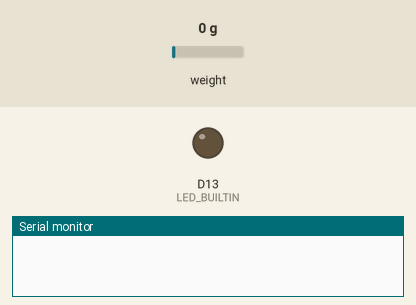
A sketch run on a simulated Arduino Nano 33 IoT. On the bench: output pins drawn as LEDs (lit = HIGH), the last lines printed to the serial monitor. Inputs (shaded band) come from the test bench; at power-on: weight on the scale 0 g. Nothing arrives over Bluetooth unless stated; a phone connects over Bluetooth LE 3 s after start.

Above: at 0.0 s.
At 5.5 s:
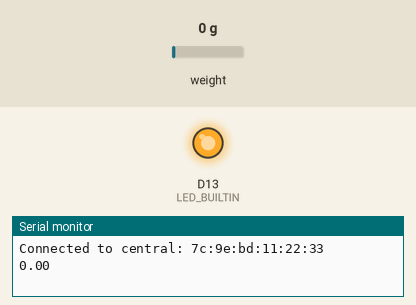
Timing chart, 0 to 7.0 s (numbered marks = the images above):
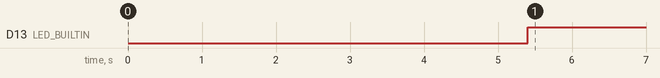

Measured:
- by itself, D13 (LED_BUILTIN): LOW → HIGH at 5.4 s

The sketch:

v1.ino
```cpp
#include <HX711_ADC.h>
#include <ArduinoBLE.h>

//Initializie Bluetooth Sevice
BLEService gaslevelService("1813");

//Initialize Bluetooth Char
BLEUnsignedCharCharacteristic gaslevelChar("2A98",BLERead | BLENotify);
BLEUnsignedCharCharacteristic percentChar("2A01",BLERead | BLENotify);//2A01

//pins:
const int HX711_dout = 3; //mcu > HX711 dout pin
const int HX711_sck = 4; //mcu > HX711 sck pin

//HX711 constructor:
HX711_ADC LoadCell(HX711_dout, HX711_sck);
float calibrationValue = 696.0;

void setup(){
  Serial.begin(9600);
  pinMode(LED_BUILTIN, OUTPUT);
  LoadCell.begin();
  LoadCell.start(2000, false);
  LoadCell.setCalFactor(calibrationValue);

  if (!BLE.begin()) {
    Serial.println("starting BLE failed!");
    while (1);
  }

  BLE.setLocalName("Gasflasche");
  BLE.setAdvertisedService(gaslevelService); // add the service UUID
  gaslevelService.addCharacteristic(gaslevelChar); // add the battery level characteristic
  gaslevelService.addCharacteristic(percentChar);
  BLE.addService(gaslevelService);

  BLE.advertise();
  Serial.println("Bluetooth® device active, waiting for connections...");
}

void loop(){
  BLEDevice central = BLE.central();

  if (central) {
    Serial.print("Connected to central: ");
    // print the central's BT address:
    Serial.println(central.address());
    // turn on the LED to indicate the connection:
    digitalWrite(LED_BUILTIN, HIGH);

    while (central.connected()){
      LoadCell.update();
      gaslevelChar.writeValue(LoadCell.getData());
      Serial.println(LoadCell.getData());

      delay(200);
    }

    // when the central disconnects, turn off the LED:
    digitalWrite(LED_BUILTIN, LOW);
    Serial.print("Disconnected from central: ");
    Serial.println(central.address());
}
}
```
